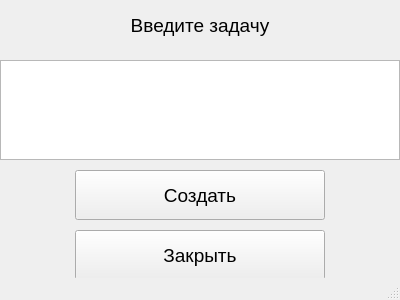
<?xml version="1.0" encoding="UTF-8"?>
<ui version="4.0">
 <class>MainWindow</class>
 <widget class="QMainWindow" name="MainWindow">
  <property name="geometry">
   <rect>
    <x>0</x>
    <y>0</y>
    <width>400</width>
    <height>300</height>
   </rect>
  </property>
  <property name="windowTitle">
   <string>MainWindow</string>
  </property>
  <widget class="QWidget" name="centralwidget">
   <widget class="QLabel" name="label">
    <property name="geometry">
     <rect>
      <x>0</x>
      <y>0</y>
      <width>400</width>
      <height>50</height>
     </rect>
    </property>
    <property name="font">
     <font>
      <pointsize>14</pointsize>
     </font>
    </property>
    <property name="text">
     <string>Введите задачу</string>
    </property>
    <property name="alignment">
     <set>Qt::AlignCenter</set>
    </property>
   </widget>
   <widget class="QTextEdit" name="NewTaskText">
    <property name="geometry">
     <rect>
      <x>0</x>
      <y>60</y>
      <width>400</width>
      <height>100</height>
     </rect>
    </property>
   </widget>
   <widget class="QPushButton" name="AddTaskButton">
    <property name="geometry">
     <rect>
      <x>75</x>
      <y>170</y>
      <width>250</width>
      <height>50</height>
     </rect>
    </property>
    <property name="font">
     <font>
      <pointsize>14</pointsize>
     </font>
    </property>
    <property name="text">
     <string>Создать</string>
    </property>
   </widget>
   <widget class="QPushButton" name="BackButton">
    <property name="geometry">
     <rect>
      <x>75</x>
      <y>230</y>
      <width>250</width>
      <height>50</height>
     </rect>
    </property>
    <property name="font">
     <font>
      <pointsize>14</pointsize>
     </font>
    </property>
    <property name="text">
     <string>Закрыть</string>
    </property>
   </widget>
  </widget>
  <widget class="QStatusBar" name="statusbar"/>
 </widget>
 <resources/>
 <connections/>
</ui>
